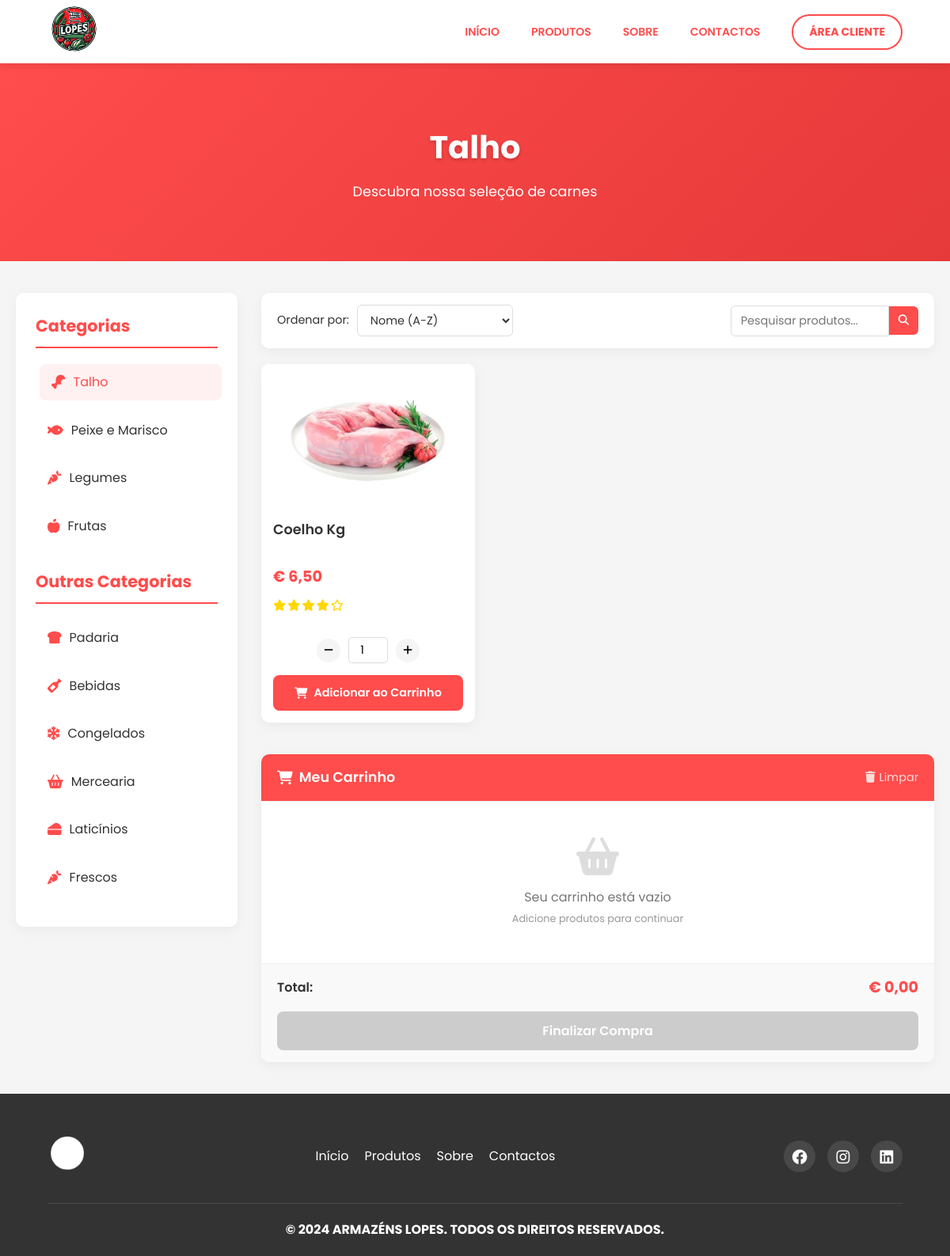
Screenshot of /produtos/frescos/frescos.php (signed in) with the database file from the repository.
### tables this page shows
CREATE TABLE IF NOT EXISTS `produtos` (
  `id` int(11) NOT NULL AUTO_INCREMENT,
  `nome` varchar(100) NOT NULL,
  `descricao` text DEFAULT NULL,
  `preco` decimal(10,2) NOT NULL,
  `imagem` varchar(255) DEFAULT NULL,
  `categoria` varchar(50) DEFAULT NULL,
  PRIMARY KEY (`id`)
);

### produtos/frescos/frescos.php (the view, shortened to what this page needs)
<?php
include('../db_connect.php');
if (isset($_SESSION['email'])) {
    $redirectUrl = "../../client/dashboard.php";
} else {
    $redirectUrl = "../../login/login.php";
}
$categoria = "talho";
$sql = "SELECT * FROM produtos WHERE categoria = '$categoria'";
$result = $conn->query($sql);
?>
<!DOCTYPE html>
<html lang="pt-PT">
<head>
    <link rel="stylesheet" href="../styles/style.css">
    <link rel="stylesheet" href="https://cdnjs.cloudflare.com/ajax/libs/font-awesome/6.4.0/css/all.min.css">
</head>
<body>
    <header>
        <div id="headerimg">
            <a href="../../index.php"><img src="../../img/logolopes.png" alt="Logo Armazéns Lopes"></a>
        </div>
        <div id="headerselect">
            <a href="../../index.php">INÍCIO</a>
            <a href="../../index.php#container2">PRODUTOS</a>
            <a href="../../index.php#sobre">SOBRE</a>
            <a href="../../index.php#container6">CONTACTOS</a>
            <button id="buttonheader" onclick="window.location.href='<?php echo $redirectUrl; ?>'"><strong>ÁREA CLIENTE</strong></button>
        </div>
    </header>
    <div class="page-banner">
        <div class="banner-content">
            <h1>Talho</h1>
            <p>Descubra nossa seleção de carnes</p>
        </div>
    </div>
    <main>
        <div class="main-container">
            <div class="sidebar">
                <h3>Categorias</h3>
                <ul>
                    <li><a href="frescos.php" class="active"><i class="fas fa-drumstick-bite" aria-hidden="true"></i>Talho</a></li>
                    <li><a href="frescos2.php"><i class="fas fa-fish" aria-hidden="true"></i>Peixe e Marisco</a></li>
                    <li><a href="frescos3.php"><i class="fas fa-carrot" aria-hidden="true"></i>Legumes</a></li>
                    <li><a href="frescos4.php"><i class="fas fa-apple-alt" aria-hidden="true"></i>Frutas</a></li>
                </ul>
                <h3>Outras Categorias</h3>
                <ul>
                    <li><a href="../padaria/padaria1.php"><i class="fas fa-bread-slice"></i>Padaria</a></li>
                    <li><a href="../bebidas/bebidas.php"><i class="fas fa-wine-bottle"></i>Bebidas</a></li>
                    <li><a href="../congelados/congelados.php"><i class="fas fa-snowflake"></i>Congelados</a></li>
                    <li><a href="../mercearia/mercearia.php"><i class="fas fa-shopping-basket"></i>Mercearia</a></li>
                    <li><a href="../laticinios/laticinios.php"><i class="fas fa-cheese"></i>Laticínios</a></li>
                    <li><a href="../frescos/frescos.php"><i class="fas fa-carrot"></i>Frescos</a></li>
                </ul>
            </div>
            <div class="content-wrapper">
                <div class="product-filters">
                    <div class="filter-group">
                        <label for="sort-by">Ordenar por:</label>
                        <select id="sort-by">
                            <option value="name-asc">Nome (A-Z)</option>
                        </select>
                    </div>
                    <div class="search-products">
                        <input type="text" id="search-input" placeholder="Pesquisar produtos...">
                        <button id="search-btn"><i class="fas fa-search"></i></button>
                    </div>
                </div>
                <div class="product-container">
                    <?php
                    if ($result->num_rows > 0) {
                        while ($row = $result->fetch_assoc()) {
                            echo "<div class='product' data-id='" . $row["id"] . "' data-name='" . $row["nome"] . "' data-price='" . $row["preco"] . "'>";
                            echo "<div class='img-container'>";
                            echo "<img src='" . $row["imagem"] . "' alt='" . $row["nome"] . "'>";
                            echo "</div>";
                            echo "<div class='product-info'>";
                            echo "<h4>" . $row["nome"] . "</h4>";
                            echo "<p class='price'>€ " . number_format($row["preco"], 2, ',', '.') . "</p>";
                            echo "<div class='product-rating'>";
                            echo "<i class='fas fa-star'></i>";
                            echo "<i class='fas fa-star'></i>";
                            echo "<i class='fas fa-star'></i>";
                            echo "<i class='fas fa-star'></i>";
                            echo "<i class='far fa-star'></i>";
                            echo "<span>(4.0)</span>";
                            echo "</div>";
                            echo "</div>";
                            echo "<div class='quantity'>";
                            echo "<button class='btn-minus' data-id='" . $row["id"] . "'><i class='fas fa-minus'></i></button>";
                            echo "<input type='number' value='1' min='1' class='quantity-input' id='qty-" . $row["id"] . "' />";
                            echo "<button class='btn-plus' data-id='" . $row["id"] . "'><i class='fas fa-plus'></i></button>";
                            echo "</div>";
                            echo "<button class='btn-order' data-id='" . $row["id"] . "' data-name='" . $row["nome"] . "' data-price='" . $row["preco"] . "' data-image='" . $row["imagem"] . "'>";
                            echo "<i class='fas fa-shopping-cart'></i> Adicionar ao Carrinho</button>";
                            echo "</div>";
                        }
                    } else {
                        echo "<div class='no-products'>";
                        echo "<i class='fas fa-exclamation-circle'></i>";
                        echo "<p>Nenhum produto encontrado</p>";
                        echo "<p>Tente outra categoria ou volte mais tarde</p>";
                        echo "</div>";
                    }
                    ?>
                </div>
                <div class="cart-container">
                    <div class="cart-header">
                        <h3><i class="fas fa-shopping-cart"></i> Meu Carrinho</h3>
                        <button id="clear-cart"><i class="fas fa-trash"></i> Limpar</button>
                    </div>
                    <div class="cart-items">
                    </div>
                    <div class="cart-footer">
                        <div class="cart-total">
                            <span>Total:</span>
                            <span id="cart-total-value">€ 0,00</span>
                        </div>
                        <button id="checkout-btn" disabled>Finalizar Compra</button>
                    </div>
                </div>
            </div>
        </div>
    </main>
    <footer>
        <div class="footer-content">
            <div class="footer-logo">
                <img src="../../img/logolopes.png" alt="Logo Armazéns Lopes" width="50">
            </div>
            <div class="footer-links">
                <a href="../../index.php">Início</a>
                <a href="../../index.php#container2">Produtos</a>
                <a href="../../index.php#sobre">Sobre</a>
                <a href="../../index.php#container6">Contactos</a>
            </div>
            <div class="footer-social">
                <a href="#"><i class="fab fa-facebook"></i></a>
                <a href="#"><i class="fab fa-instagram"></i></a>
                <a href="#"><i class="fab fa-linkedin"></i></a>
            </div>
        </div>
        <div class="footer-bottom">
            <p><strong>© 2024 ARMAZÉNS LOPES. TODOS OS DIREITOS RESERVADOS.</strong></p>
        </div>
    </footer>
</body>
</html>

### rows the page displays
produtos: imagem (picture), nome "Coelho Kg", preco "6,50"
